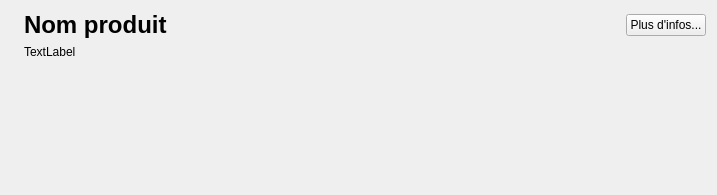
<?xml version="1.0" encoding="UTF-8"?>
<ui version="4.0">
 <class>ProduitItem</class>
 <widget class="QWidget" name="ProduitItem">
  <property name="geometry">
   <rect>
    <x>0</x>
    <y>0</y>
    <width>717</width>
    <height>195</height>
   </rect>
  </property>
  <property name="sizePolicy">
   <sizepolicy hsizetype="MinimumExpanding" vsizetype="Preferred">
    <horstretch>0</horstretch>
    <verstretch>0</verstretch>
   </sizepolicy>
  </property>
  <property name="windowTitle">
   <string notr="true">Form</string>
  </property>
  <layout class="QHBoxLayout" name="horizontalLayout">
   <item>
    <widget class="QLabel" name="image">
     <property name="sizePolicy">
      <sizepolicy hsizetype="Fixed" vsizetype="MinimumExpanding">
       <horstretch>0</horstretch>
       <verstretch>0</verstretch>
      </sizepolicy>
     </property>
     <property name="text">
      <string notr="true"/>
     </property>
    </widget>
   </item>
   <item>
    <layout class="QVBoxLayout" name="verticalLayout">
     <item>
      <layout class="QHBoxLayout" name="horizontalLayout_2">
       <property name="spacing">
        <number>0</number>
       </property>
       <item>
        <widget class="QLabel" name="nomProduit">
         <property name="sizePolicy">
          <sizepolicy hsizetype="Preferred" vsizetype="Fixed">
           <horstretch>0</horstretch>
           <verstretch>0</verstretch>
          </sizepolicy>
         </property>
         <property name="text">
          <string notr="true">&lt;h1&gt;Nom produit&lt;/h1&gt;</string>
         </property>
        </widget>
       </item>
       <item>
        <spacer name="horizontalSpacer">
         <property name="orientation">
          <enum>Qt::Horizontal</enum>
         </property>
         <property name="sizeHint" stdset="0">
          <size>
           <width>40</width>
           <height>20</height>
          </size>
         </property>
        </spacer>
       </item>
       <item>
        <widget class="QPushButton" name="btnMoreInfo">
         <property name="text">
          <string>Plus d'infos...</string>
         </property>
        </widget>
       </item>
      </layout>
     </item>
     <item>
      <widget class="QLabel" name="infosProduit">
       <property name="sizePolicy">
        <sizepolicy hsizetype="Preferred" vsizetype="Minimum">
         <horstretch>0</horstretch>
         <verstretch>0</verstretch>
        </sizepolicy>
       </property>
       <property name="text">
        <string notr="true">TextLabel</string>
       </property>
       <property name="alignment">
        <set>Qt::AlignLeading|Qt::AlignLeft|Qt::AlignTop</set>
       </property>
      </widget>
     </item>
    </layout>
   </item>
  </layout>
 </widget>
 <resources/>
 <connections/>
</ui>
